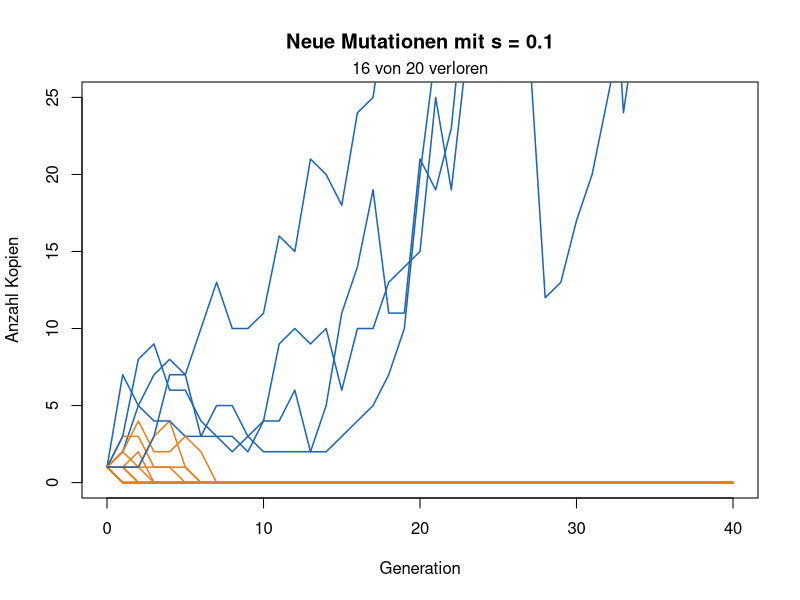
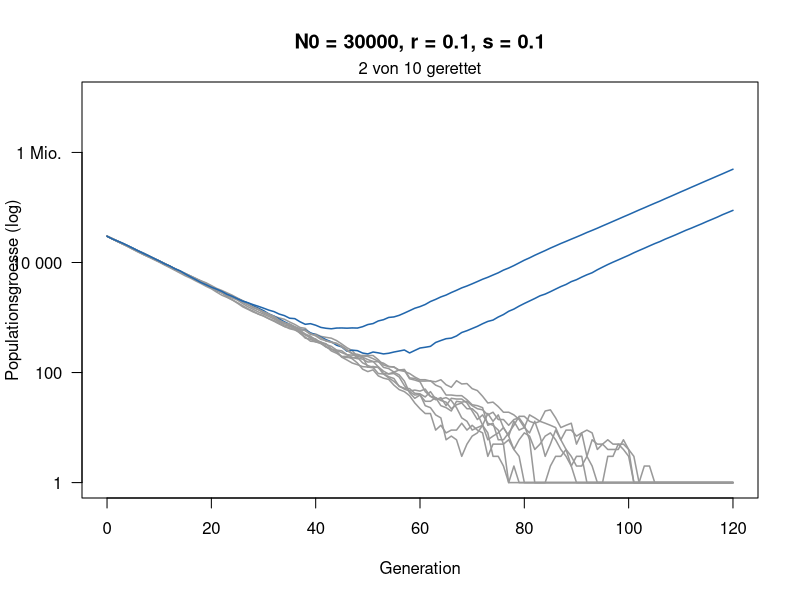
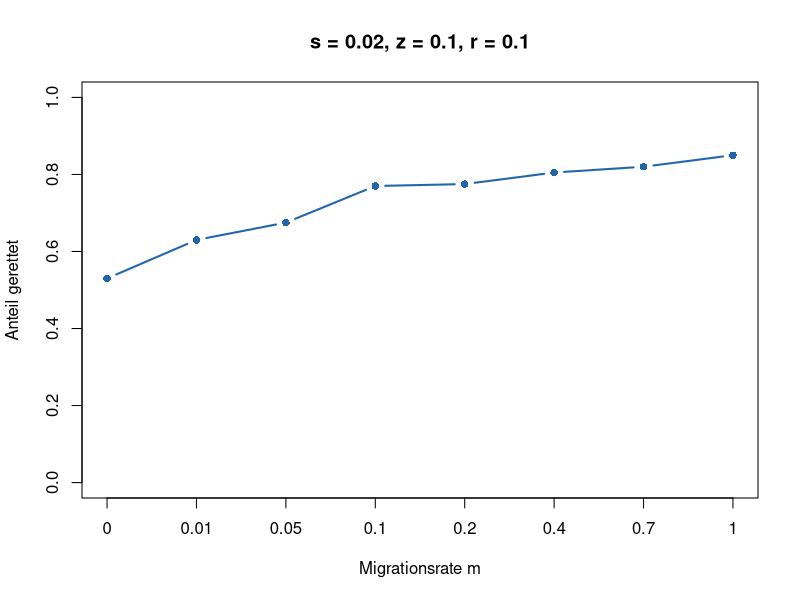
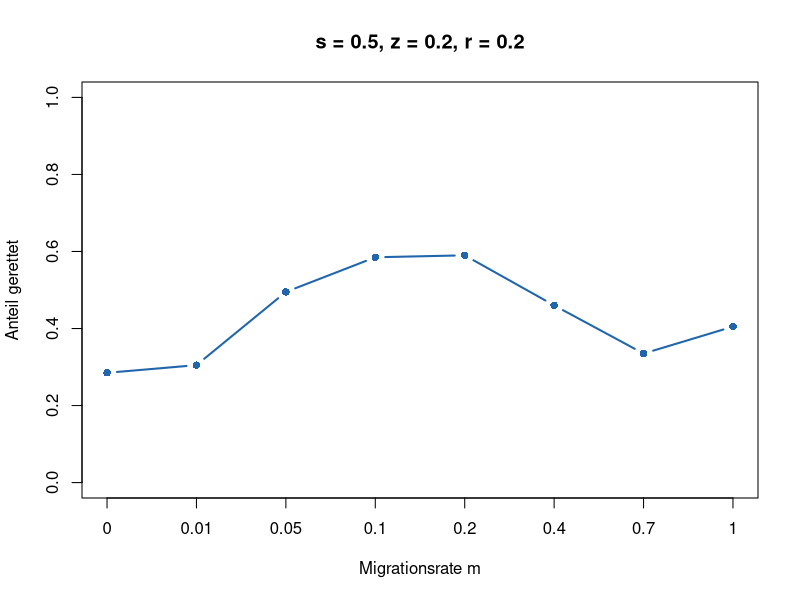

These figures' R source, in order:
# Woche 10 — Notebook (nur R, base R)
# Mutation und Rettung: Etablierung einer Kopie und evolutionaere Rettung
# In RStudio: Working Directory = weeks/week-10, dann Zeile fuer Zeile ausfuehren.
# Ausfuehren, Zahlen aendern, Aufgaben beantworten.

# Eine neue Mutation beginnt mit einer Kopie. Auch wenn sie vorteilhaft ist, geht sie oft durch Zufall verloren. Heute simulieren Sie zuerst, wie oft sich eine solche Mutation etabliert. Danach schrumpft eine Population, weil die Umwelt schlecht wird (z. B. ein Antibiotikum). Kann eine resistente Mutation sie retten?
#
# Das Modell. Jedes Individuum hat eine zufaellige Zahl von Nachkommen:
#
# - Mutante (resistent): im Mittel 1 + s Nachkommen,
# - Wildtyp im neuen Stress: im Mittel 1 - r Nachkommen, die Population schrumpft also jede Generation um den Anteil r,
# - Jeder Wildtyp-Nachkomme ist mit Wahrscheinlichkeit U = 0.00001 eine neue Mutante.
#
# Die Abbildungen.
#
# - Teil 1: x-Achse Generation, y-Achse Anzahl Kopien einer Mutation. Blau: ueberlebt, orange: verloren.
# - Teil 3: x-Achse Generation, y-Achse Populationsgroesse auf einer log-Skala (1, 10, 100, …). Blau: gerettet, grau: ausgestorben.

# --- Auftrag ---
#
# 1. Verfolgen Sie einzelne neue Mutationen und schaetzen Sie, wie oft sie sich etablieren.
# 2. Simulieren Sie eine schrumpfende Population und schaetzen Sie, wie oft sie gerettet wird.
# 3. Finden Sie heraus, wie Rettung von der Startgroesse N_0 und vom Rueckgang r abhaengt.
# 4. Bonus: Wie viel eher mussten Elefanten ohne Stosszaehne den Krieg ueberleben?
# 5. Bonus: Hilft Migration aus einer Zuflucht der Rettung?

# ===========================================================================
# 0 · Funktionen
# ===========================================================================
#
# Einfach ausfuehren.

# Eine Mutation ueber die Zeit: jede Kopie hat im Mittel 1 + s Nachkommen
linie <- function(s, generationen = 40) {
  n <- numeric(generationen + 1)
  n[1] <- 1
  for (t in seq_len(generationen)) n[t + 1] <- rpois(1, n[t] * (1 + s))
  n
}

zeige_linien <- function(s, anzahl = 20) {
  plot(NA, xlim = c(0, 40), ylim = c(0, 25), xlab = "Generation",
       ylab = "Anzahl Kopien", main = paste("Neue Mutationen mit s =", s))
  verloren <- 0
  for (i in seq_len(anzahl)) {
    n <- linie(s)
    weg <- n[41] == 0
    verloren <- verloren + weg
    lines(0:40, n, col = if (weg) "#e67e22" else "#2166ac", lwd = 1.5)
  }
  mtext(paste(verloren, "von", anzahl, "verloren"), side = 3, line = 0.2)
}

# 1 = etabliert (100 Kopien erreicht), 0 = verloren
schicksal <- function(s, grenze = 100) {
  n <- 1
  while (n > 0 && n < grenze) n <- rpois(1, n * (1 + s))
  as.numeric(n >= grenze)
}

schaetze_etablierung <- function(s, wiederholungen = 2000) {
  mean(replicate(wiederholungen, schicksal(s)))
}

# Eine schrumpfende Population: Wildtyp (1 - r), Mutanten (1 + s)
rettung_lauf <- function(N0, r, s, U = 1e-5, generationen = 120) {
  wt <- N0; mut <- 0
  N <- numeric(generationen + 1); N[1] <- N0
  for (t in seq_len(generationen)) {
    neu <- rbinom(1, wt, U)
    wt <- rpois(1, wt * (1 - r))
    mut <- min(rpois(1, mut * (1 + s)) + neu, 1e7)
    N[t + 1] <- wt + mut
  }
  N
}

zeige_rettung <- function(N0, r, s, anzahl = 10) {
  plot(NA, xlim = c(0, 120), ylim = c(1, 1e7), log = "y", xlab = "Generation",
       ylab = "Populationsgroesse (log)", yaxt = "n",
       main = paste0("N0 = ", N0, ", r = ", r, ", s = ", s))
  axis(2, at = 10^c(0, 2, 4, 6), labels = c("1", "100", "10 000", "1 Mio."), las = 1)
  gerettet <- 0
  for (i in seq_len(anzahl)) {
    N <- rettung_lauf(N0, r, s)
    ok <- N[121] > 0
    gerettet <- gerettet + ok
    lines(0:120, pmax(N, 1), col = if (ok) "#2166ac" else "grey60", lwd = 1.5)
  }
  mtext(paste(gerettet, "von", anzahl, "gerettet"), side = 3, line = 0.2)
}

# 1 = gerettet (1000 Mutanten), 0 = ausgestorben
rettung <- function(N0, r, s, U = 1e-5, grenze = 1000) {
  wt <- N0; mut <- 0
  repeat {
    neu <- rbinom(1, wt, U)
    wt <- rpois(1, wt * (1 - r))
    mut <- rpois(1, mut * (1 + s)) + neu
    if (mut >= grenze) return(1)
    if (wt + mut == 0) return(0)
  }
}

schaetze_rettung <- function(N0, r, s, wiederholungen = 300) {
  mean(replicate(wiederholungen, rettung(N0, r, s)))
}

# Naeherung (Orr & Unckless 2014)
formel <- function(N0, r, s, U = 1e-5) round(1 - exp(-2 * N0 * U * s / r), 2)

# ===========================================================================
# 1 · Eine neue Mutation
# ===========================================================================
#
# 20 neue Mutationen, jede startet mit einer Kopie und hat den Vorteil s = 0.1.

zeige_linien(s = 0.1)   # hier s aendern

# --- Aufgabe A ---
#
# 1. Wie viele der 20 Mutationen gehen verloren? Fuehren Sie den Block mehrmals aus.
# 2. Probieren Sie s = 0 und s = 0.3. Was aendert sich?
# 3. Warum geht eine vorteilhafte Mutation ueberhaupt verloren?

# ===========================================================================
# 2 · Wie oft etabliert sie sich?
# ===========================================================================
#
# schaetze_etablierung(s) simuliert 2000 neue Mutationen und gibt den Anteil zurueck, der sich etabliert (100 Kopien erreicht). Die Faustregel sagt: etwa 2s.

schaetze_etablierung(s = 0.1)   # hier s aendern
2 * 0.1                         # Faustregel

# --- Aufgabe B ---
#
# Fuellen Sie die Tabelle aus:
#
# | s | Simulation | Faustregel 2s |
# | 0.02 |  |  |
# | 0.05 |  |  |
# | 0.1 |  |  |
# | 0.2 |  |  |
#
# Wann passt die Faustregel gut, wann weniger?

# ===========================================================================
# 3 · Evolutionaere Rettung
# ===========================================================================
#
# Eine Population mit N_0 = 30\,000 Individuen geraet in Stress und schrumpft jede Generation um r = 10\,\%. Resistente Mutanten haben den Vorteil s = 0.1. Die Abbildung zeigt 10 Wiederholungen.

zeige_rettung(N0 = 30000, r = 0.1, s = 0.1)   # hier N0 oder r aendern

# --- Aufgabe C ---
#
# 1. Beschreiben Sie eine blaue Kurve: Was passiert zuerst, was danach?
# 2. Probieren Sie N_0 = 3000 und N_0 = 300\,000. Was aendert sich?
# 3. Probieren Sie r = 0.3 (mit N_0 = 30\,000). Was aendert sich?

# ===========================================================================
# 4 · Wie wahrscheinlich ist Rettung?
# ===========================================================================
#
# schaetze_rettung simuliert 300 Populationen und gibt den Anteil der geretteten zurueck. formel ist die Naeherung aus der Vorlesung.

schaetze_rettung(N0 = 30000, r = 0.1, s = 0.1)   # hier aendern
formel(N0 = 30000, r = 0.1, s = 0.1)             # gleich aendern

# --- Aufgabe D ---
#
# a) Startgroesse (r = 0.1, s = 0.1):
#
# | N_0 | Simulation | Formel |
# | 1 000 |  |  |
# | 10 000 |  |  |
# | 100 000 |  |  |
#
# b) Ab welchem N_0 wird etwa die Haelfte der Populationen gerettet?
#
# c) Was bedeutet das fuer Bakterien unter Antibiotika (Milliarden Zellen) und fuer eine bedrohte Art mit wenigen hundert Tieren (z. B. Tasmanische Teufel)?

# ===========================================================================
# 5 · Bonus: Elefanten ohne Stosszaehne
# ===========================================================================
#
# Im Gorongosa-Nationalpark (Mosambik) wurden im Buergerkrieg 1977-1992 ueber 90 % der
# Elefanten gewildert, fuer Elfenbein. Vor dem Krieg hatten 18.5 % der Weibchen keine
# Stosszaehne (n = 52), nach dem Krieg 50.9 % (n = 108) (Campbell-Staton et al. 2021).
#
# Der Krieg dauerte weniger als eine Elefantengeneration: ein Selektionsschritt wie in
# Woche 6. Ueberlebt ein stosszahnloses Weibchen w-mal eher, ist der neue Anteil
# p' = w p / (w p + (1 - p)).

p_vorher <- 0.185   # Anteil stosszahnloser Weibchen vor dem Krieg
w <- 1              # wie viel eher ueberleben stosszahnlose Weibchen? bitte aendern

p_nachher <- w * p_vorher / (w * p_vorher + (1 - p_vorher))
p_nachher           # beobachtet nach dem Krieg: 0.509

# --- Aufgabe E (Bonus) ---
# 1. Finden Sie w, bei dem p_nachher etwa 0.509 ist. Die Autoren schaetzen etwa 5.
# 2. Warum ist das stehende Variation und keine neue Mutation? Was haette eine neue
#    Mutation mit einer Kopie in dieser Zeit erreicht?
# 3. Bei den Toechtern, die nach dem Krieg geboren wurden, sind es 33 %, weniger als bei
#    ihren Muettern. Tipp: Eine stosszahnlose Mutter traegt das Allel nur einmal.

# ===========================================================================
# 6 · Bonus: Rettung mit zwei Orten
# ===========================================================================
#
# Tomasini & Peischl (2020): Zwei Orte tauschen Individuen aus. Ort 1 wird sofort schlecht, Ort 2 ist zuerst eine Zuflucht und wird erst nach theta = 100 Generationen schlecht.
#
# - Wildtyp im schlechten Ort: im Mittel 1 - r Nachkommen. In der Zuflucht bleibt er bei K = 5000.
# - Mutante im schlechten Ort: 1 + z. In der Zuflucht hat sie Kosten: 1 - s.
# - Jede Generation wechselt ein Anteil m/2 jedes Ortes zum anderen Ort.
# - Gerettet, sobald es irgendwo 500 Mutanten gibt.

zwei_orte <- function(m, s, z, r, K = 5000, theta = 100, U = 2e-5, grenze = 500) {
  wt  <- c(K, K)   # Wildtyp in Ort 1 und Ort 2
  mut <- c(0, 0)   # Mutanten in Ort 1 und Ort 2
  for (t in 1:1000) {
    schlecht <- c(TRUE, t > theta)
    wt  <- rpois(2, wt * ifelse(schlecht, 1 - r, 1))
    if (!schlecht[2]) wt[2] <- K                  # Zuflucht bleibt voll
    neu <- rbinom(2, wt, U)                       # neue Mutanten
    mut <- rpois(2, mut * ifelse(schlecht, 1 + z, 1 - s)) + neu
    weg_wt  <- rbinom(2, wt,  m / 2)              # Migration
    weg_mut <- rbinom(2, mut, m / 2)
    wt  <- wt  - weg_wt  + rev(weg_wt)
    mut <- mut - weg_mut + rev(weg_mut)
    if (sum(mut) >= grenze) return(1)             # gerettet
    if (sum(wt) + sum(mut) == 0) return(0)        # ausgestorben
  }
  0
}

zeige_migration <- function(s, z, r, wiederholungen = 200) {
  m_werte <- c(0, 0.01, 0.05, 0.1, 0.2, 0.4, 0.7, 1)
  p <- sapply(m_werte, function(m) mean(replicate(wiederholungen, zwei_orte(m, s, z, r))))
  plot(seq_along(m_werte), p, type = "b", pch = 16, lwd = 2, col = "#2166ac",
       ylim = c(0, 1), xaxt = "n", xlab = "Migrationsrate m", ylab = "Anteil gerettet",
       main = paste0("s = ", s, ", z = ", z, ", r = ", r))
  axis(1, at = seq_along(m_werte), labels = m_werte)
  invisible(data.frame(m = m_werte, gerettet = p))
}

# Jeder Punkt: 200 Populationen bei einer Migrationsrate.

set.seed(1)
zeige_migration(s = 0.02, z = 0.1, r = 0.1)   # billige Mutante

set.seed(1)
zeige_migration(s = 0.5, z = 0.2, r = 0.2)    # teure Mutante: bitte s aendern

# --- Aufgabe F (Bonus) ---
# 1. Billige Mutante (s = 0.02): Hilft Migration? Wie viel mehr Populationen werden gerettet als ohne Migration (m = 0)?
# 2. Teure Mutante (s = 0.5): Bei welcher Migrationsrate ist Rettung am wahrscheinlichsten? Was passiert bei sehr viel Migration?
# 3. Erklaeren Sie den Unterschied mit dem Wort gene swamping: Wo landen die Mutanten bei viel Migration, und was passiert dort mit ihnen?
# 4. Pruefen Sie die Bedingung aus der Vorlesung, s/z < r theta, fuer beide Faelle (theta = 100). Was sagt sie, was sagt sie nicht?
